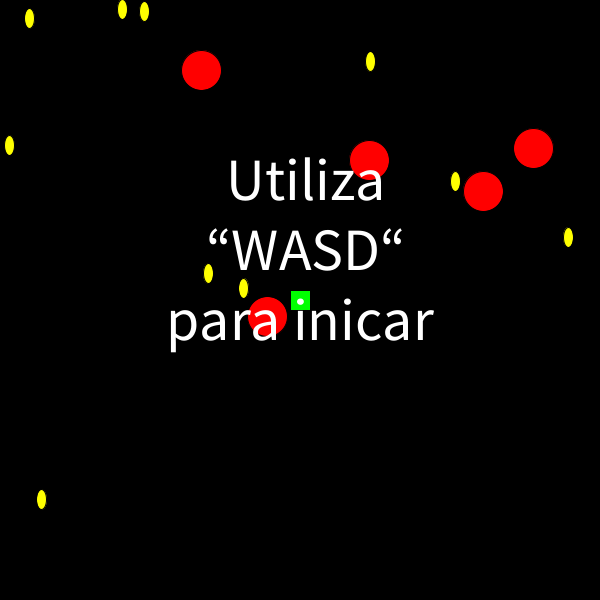
Frame 1 (no input)
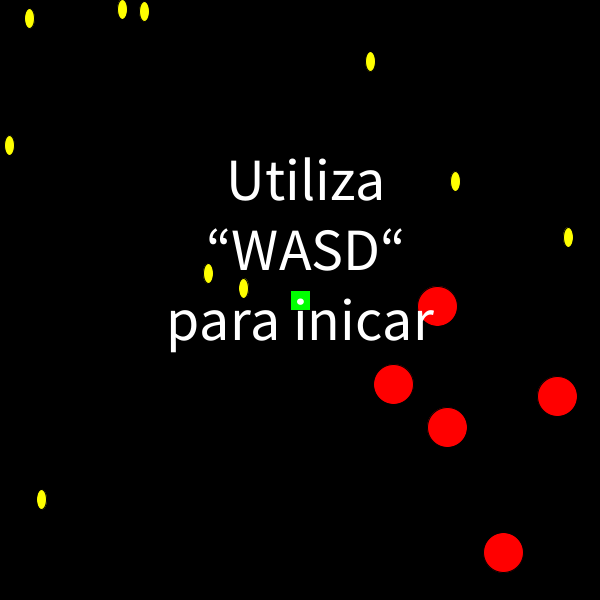
Frame 60 (the mouse pressed at the canvas centre just before this capture)
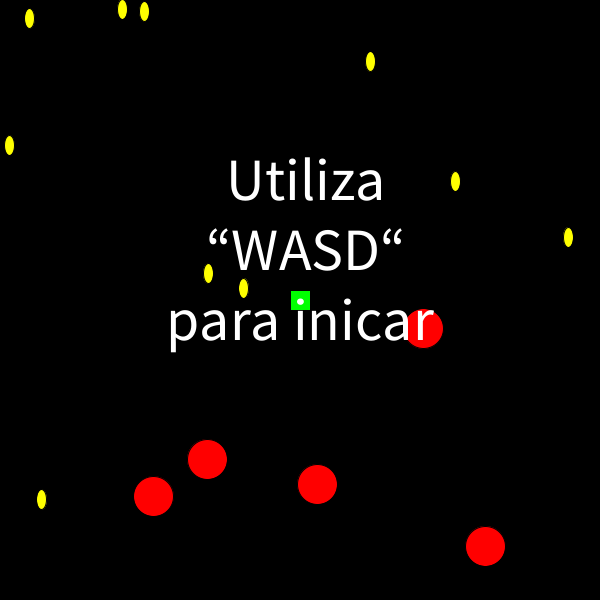
Frame 120 (the mouse held since frame 60 and released just before this capture)

The Processing sketch that drew these frames (run headless with seeded random() and noise(); from frame 60 on, the mouse is pressed at the canvas centre):

// Processing sketch: TP3
// ── TP3.pde

void setup() {
  size(600, 600);

  pincho();
  AA=height/2;
  DI=width/2;
  monedasS();
  textAlign(CENTER);
}

void draw() {
  background(0);


  for (int i=0; i<=4; i++) { 
    pinchos(i);
  }

  monedas();
  perdedor();

  moneda();

  pers();



  ganador();
}


void keyPressed() {
  reiniciar();
}

// ── enemigos.pde
int []tam = new int [5] ;
float [] posX = new float [5];
float [] posY = new float [5];
float []dirX = new float [5]; 
float []dirY = new float [5]; 
int []vel =new int [5]; 

boolean reboteX;

void pincho () {  
  for (int i=0; i<=4; i++) {
    tam [i]= 40;
    dirX [i]= random (2, -2);
    dirY [i]= random (2, -2);
    vel [i]= 2;  
    posX [i]= random(20, width-tam[i]);
    posY [i]=random(20, height-tam[i]);
  }
  reboteX = true;
}

void pinchos (int A) {

  fill(255, 0, 0);

  ellipse(posX[A], posY[A], tam[A], tam[A]);

  if (posX[A]+tam[A]/2 > width || posX[A]-tam[A]/2 < 0) {
    dirX[A] = (dirX[A] * -1);
  }

  posX [A] = posX [A] + (dirX[A] * vel[A]);

  if (posY[A]+tam[A] > height || posY[A]-tam[A]/2 < 0) {
    dirY[A] = (dirY[A] * -1);
  }
  posY[A] = posY[A] + (dirY[A] * vel[A]);
}

// ── gana_pierde.pde

boolean ganando() {

  boolean G0 = posMX[0] == -10;
  boolean G1 = posMX[1] == -10;
  boolean G2 = posMX[2] == -10;
  boolean G3 = posMX[3] == -10;
  boolean G4 = posMX[4] == -10;
  boolean G5 = posMX[5] == -10;
  boolean G6 = posMX[6] == -10;
  boolean G7 = posMX[7] == -10;
  boolean G8 = posMX[8] == -10;
  boolean G9 = posMX[9] == -10;

  return G0 && G1 && G2 && G3 && G4 && G5 && G6 && G7 && G8 && G9;
}


boolean gana (int i) {


  boolean ganaste1 = DI <= posMX[i]-10;
  boolean ganaste2 = AA <= posMY[i]-20;
  boolean ganaste3 = DI >= posMX[i]+10;
  boolean ganaste4 = AA >= posMY[i]+20;

  return ganaste1 || ganaste2 || ganaste3 || ganaste4 ;
}

boolean perd (int i) {


  boolean perdiste1 = DI <= posX[i]-20;
  boolean perdiste2 = AA <= posY[i]-20;
  boolean perdiste3 = DI >= posX[i]+20;
  boolean perdiste4 = AA >= posY[i]+20;

  return perdiste1 || perdiste2 || perdiste3 || perdiste4 ;
}

void perdedor () {
  for (int i=0; i<=4; i++) { 
    if (!perd(i)) {
      AA= height*2; 
      DI= width*2;
    }
    if (AA>=height + 1 || DI>= width + 1) { 

      fill(255);

      textSize(60);
      text("  PERDISTE \n  presiona \n  “espacio“ \npara reiniciar", width/2, height/3);
    }
  }
}

void reiniciar() {
  if (key ==' ') {
    DI= width/2;
    AA= height/2;
    monedasS();
  }
}

void ganador () {

  if (ganando()) {
    textSize(60);
    textMode (MODEL);
    fill(255);
    text ("GANASTE", width/2, height/2);
    AA= height*-2; 
    DI= width*-2;
  }
}

void moneda () {

  for (int i=0; i<=9; i++) { 
    if (!gana(i)) {
      posMX[i]= -10; 
      posMY[i]=-10;
    }
  }
}

// ── monedas.pde


float posMX[] = new float [10];
float posMY[] = new float [10];

void monedasS() {

  for (int i=0; i<=9; i++) {

    posMX[i]= random(0, width);
    posMY[i]= random(0, height);
  }
}
void monedas() {

  fill(255, 255, 0);

  for (int i=0; i<=9; i++) {

    ellipse(posMX[i], posMY[i], 10, 20);
  }
}

// ── personaje.pde
float AA;
float DI;



void pers () {
  rectMode(CENTER);

  fill(0, 255, 0);

  rect (DI, AA, 20, 20);


  if (key =='a') {
    DI -=3;
    if (DI<=0) {
      DI=0;
    }
  }

  if (key=='d') {
    DI +=3;
    if (DI>=width) {
      DI=width;
    }
  }

  if (key=='w') {
    AA-=3;
    if (AA<=0) {
      AA=0;
    }
  }

  if (key=='s') {
    AA+=3;
    if (AA>=height) {
      AA=height;
    }
  }
  if (AA==height/2 && DI==width/2) {
    fill(255);
    textSize(60);
    text ("  Utiliza \n  “WASD“ \npara inicar", width/2, height/3);
  }
}
